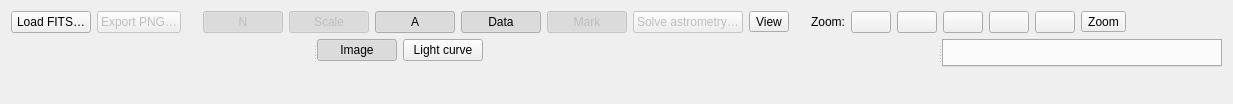
<?xml version="1.0" encoding="UTF-8"?>
<!--
  Unified FITS Editor dialog (ADR-044): the common top bar, the object
  line, the image/tabs splitter and the histogram strip. Loaded by
  gui/ufe_dialog.py through gui/ui_loader.py. Placeholders ph_view /
  ph_histogram host the custom widgets (UfeImageView, HistogramWidget),
  inserted in code (ADR-005). The zoom buttons carry no text or tooltip
  here: "Fit" is the only translatable one and the factors are data, so
  code sets them (the icon-mode skin reads the texts afterwards, as
  always). The feature tabs enter the empty QTabWidget through
  add_feature_tab, the extension API.
-->
<ui version="4.0">
 <class>UfeDialog</class>
 <widget class="QWidget" name="UfeDialog">
  <layout class="QVBoxLayout" name="vbox_ufe"><property name="leftMargin"><number>11</number></property><property name="topMargin"><number>11</number></property><property name="rightMargin"><number>11</number></property><property name="bottomMargin"><number>11</number></property>
   <property name="layoutStretch"><string notr="true">0,0,1,0</string></property>
   <item>
    <layout class="QHBoxLayout" name="topbar">
     <item><widget class="QPushButton" name="btn_load"><property name="text"><string>Load FITS…</string></property><property name="toolTip"><string>Open a FITS image (Ctrl+O)</string></property></widget></item>
     <item><widget class="QPushButton" name="btn_export"><property name="text"><string>Export PNG…</string></property><property name="toolTip"><string>Save the visible scene as a PNG (Ctrl+E)</string></property><property name="enabled"><bool>false</bool></property></widget></item>
     <item><spacer name="hsp_bar1"><property name="orientation"><enum>Qt::Horizontal</enum></property><property name="sizeType"><enum>QSizePolicy::Fixed</enum></property><property name="sizeHint" stdset="0"><size><width>16</width><height>20</height></size></property></spacer></item>
     <item><widget class="QPushButton" name="btn_north"><property name="text"><string>N</string></property><property name="toolTip"><string>North arrow (needs a WCS)</string></property><property name="enabled"><bool>false</bool></property><property name="checkable"><bool>true</bool></property><property name="checked"><bool>true</bool></property></widget></item>
     <item><widget class="QPushButton" name="btn_scale"><property name="text"><string>Scale</string></property><property name="toolTip"><string>Scale bar (needs a WCS)</string></property><property name="enabled"><bool>false</bool></property><property name="checkable"><bool>true</bool></property><property name="checked"><bool>true</bool></property></widget></item>
     <item><widget class="QPushButton" name="btn_annot"><property name="text"><string>A</string></property><property name="toolTip"><string>Saved annotations (the marks stored on this plate)</string></property><property name="checkable"><bool>true</bool></property><property name="checked"><bool>true</bool></property></widget></item>
      <item><widget class="QPushButton" name="btn_boxes"><property name="text"><string>Data</string></property><property name="toolTip"><string>What the plate's band says about it: position, magnitude, date, exposure, filter, equipment, station, plate scale and field of view (on screen and in the exported PNG). The colour of each datum says how much to trust it: the position in ink when this plate's own solution places it and dimmed when it is only the catalogue's; the magnitude green when it was measured here and trustworthy, red when its error or its caveats say be careful, and dimmed when it is only a catalogue value</string></property><property name="checkable"><bool>true</bool></property><property name="checked"><bool>true</bool></property></widget></item>
      <item><widget class="QPushButton" name="btn_mark"><property name="text"><string>Mark</string></property><property name="toolTip"><string>Object mark: where the attached object sits on the plate (needs a WCS; on screen and in the exported PNG)</string></property><property name="enabled"><bool>false</bool></property><property name="checkable"><bool>true</bool></property><property name="checked"><bool>true</bool></property></widget></item>
     <item><widget class="QPushButton" name="btn_solve"><property name="text"><string>Solve astrometry…</string></property><property name="toolTip"><string>Blind-solve the plate with Astrometry.net (the file on disk is never modified)</string></property><property name="enabled"><bool>false</bool></property></widget></item>
     <item><widget class="QToolButton" name="btn_view"><property name="toolTip"><string>What is drawn over the plate: the north arrow, the scale bar, the saved annotations, the metadata boxes and the object's mark. They are view switches, not actions, so they live together</string></property><property name="text"><string>View</string></property><property name="popupMode"><enum>QToolButton::InstantPopup</enum></property></widget></item>
      <item><spacer name="hsp_bar2"><property name="orientation"><enum>Qt::Horizontal</enum></property><property name="sizeType"><enum>QSizePolicy::Fixed</enum></property><property name="sizeHint" stdset="0"><size><width>16</width><height>20</height></size></property></spacer></item>
     <item><widget class="QLabel" name="lbl_zoom_hint"><property name="text"><string>Zoom:</string></property></widget></item>
     <item><widget class="QPushButton" name="btn_zoom_fit"><property name="text"><string/></property></widget></item>
     <item><widget class="QPushButton" name="btn_zoom_50"><property name="text"><string/></property></widget></item>
     <item><widget class="QPushButton" name="btn_zoom_100"><property name="text"><string/></property></widget></item>
     <item><widget class="QPushButton" name="btn_zoom_200"><property name="text"><string/></property></widget></item>
     <item><widget class="QPushButton" name="btn_zoom_400"><property name="text"><string/></property></widget></item>
     <item><widget class="QToolButton" name="btn_zoom_more"><property name="toolTip"><string>The other zoom factors (50 %, 200 %, 400 %). Fit and 100 % stay in the bar because they are the two that are used all the time; the wheel and the presets zoom further</string></property><property name="text"><string>Zoom</string></property><property name="popupMode"><enum>QToolButton::InstantPopup</enum></property></widget></item>
     <item><widget class="QLabel" name="lbl_zoom"><property name="text"><string/></property><property name="toolTip"><string>Current zoom: 100 % is one plate pixel per screen pixel</string></property><property name="minimumSize"><size><width>44</width><height>0</height></size></property></widget></item>
     <item><spacer name="hsp_bar_end"><property name="orientation"><enum>Qt::Horizontal</enum></property><property name="sizeHint" stdset="0"><size><width>40</width><height>20</height></size></property></spacer></item>
     <item><widget class="QWidget" name="ph_badge"/></item>
    </layout>
   </item>
   <item>
    <widget class="QSplitter" name="splitter">
     <property name="orientation"><enum>Qt::Horizontal</enum></property>
     <widget class="QWidget" name="ph_series"/>
      <widget class="QWidget" name="centre">
       <layout class="QVBoxLayout" name="vbox_centre">
        <property name="leftMargin"><number>0</number></property>
        <property name="topMargin"><number>0</number></property>
        <property name="rightMargin"><number>0</number></property>
        <property name="bottomMargin"><number>0</number></property>
        <item>
         <layout class="QHBoxLayout" name="row_centre_switch">
          <item><widget class="QPushButton" name="btn_page_image"><property name="text"><string>Image</string></property><property name="checkable"><bool>true</bool></property><property name="checked"><bool>true</bool></property><property name="autoExclusive"><bool>true</bool></property><property name="toolTip"><string>The plate, with its marks, its annotations and the measurement overlay</string></property></widget></item>
          <item><widget class="QPushButton" name="btn_page_curve"><property name="text"><string>Light curve</string></property><property name="checkable"><bool>true</bool></property><property name="autoExclusive"><bool>true</bool></property><property name="toolTip"><string>The measured series at full size, in the same place as the image. It opens by itself the moment a run ends; the wheel zooms and the drag moves the window</string></property></widget></item>
          <item><spacer name="hsp_centre_switch"><property name="orientation"><enum>Qt::Horizontal</enum></property><property name="sizeHint" stdset="0"><size><width>40</width><height>20</height></size></property></spacer></item>
         </layout>
        </item>
        <item>
         <widget class="QStackedWidget" name="stack_centre">
          <widget class="QWidget" name="ph_centre_image"/>
          <widget class="QWidget" name="ph_centre_curve"/>
         </widget>
        </item>
       </layout>
      </widget>
     <widget class="QTabWidget" name="tabs">
      <property name="minimumSize"><size><width>280</width><height>0</height></size></property>
     </widget>
    </widget>
   </item>
   <item><widget class="QWidget" name="ph_histogram"/></item>
   <item><widget class="QLabel" name="lbl_status_bar"><property name="text"><string/></property><property name="toolTip"><string>What just happened, in one line. The result of a measurement stays in its own box, next to the action that produced it</string></property></widget></item>
  </layout>
 </widget>
 <resources/>
 <connections/>
</ui>
